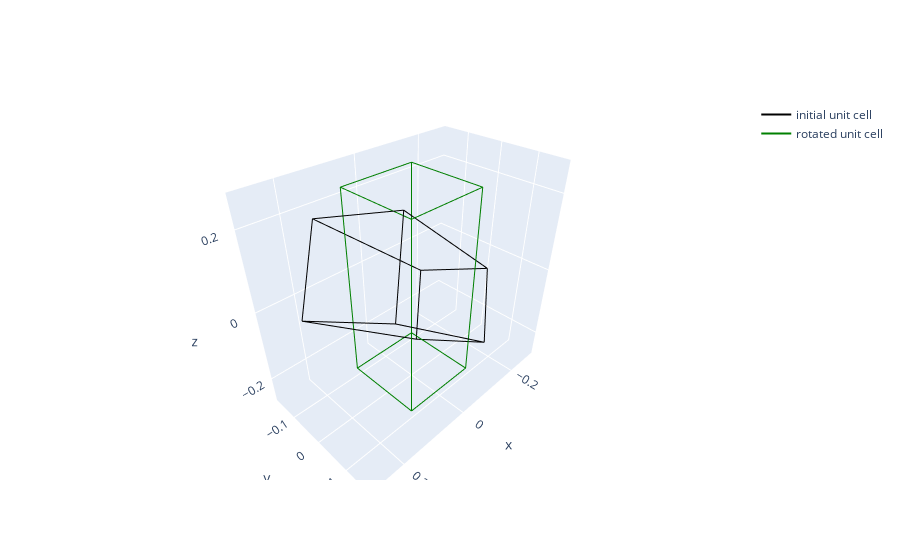

Source (notebook cell):
### Code cell
## create plotly figure

fig=go.Figure()

## Euler angles
phi1=-20.
phi = 50.
phi2= 80.

## dimension and angle of unit cell.
cdim=[0.2,0.2,0.5]
cang=[90,90,90]

## Calculate orientation
g1,g2,g3,g=calc_g(phi1,phi,phi2)
m2v=g.T

## draw unit cell
draw_unit(fig,m2v=m2v,cdim=cdim)
fig.show()

### Figure 1 — Plotly figure (JSON) as saved in the notebook; plotly's stock layout.template omitted (floating-point values rounded to 4 significant figures)
{"data": [{"line": {"color": "black"}, "mode": "lines", "name": "initial unit cell", "type": "scatter3d", "x": [-0.2801, -0.173, null, -0.173, -0.09709, null, -0.09709, -0.2042, null, -0.2042, -0.2801, null, 0.09709, 0.2042, null, 0.2042, 0.2801, null, 0.2801, 0.173, null, 0.173, 0.09709, null, -0.2801, 0.09709, null, -0.173, 0.2042, null, -0.09709, 0.2801, null, -0.2042, 0.173, null], "y": [0.0113, 0.09964, null, 0.09964, -0.07781, null, -0.07781, -0.1662, null, -0.1662, 0.0113, null, 0.07781, 0.1662, null, 0.1662, -0.0113, null, -0.0113, -0.09964, null, -0.09964, 0.07781, null, 0.0113, 0.07781, null, 0.09964, 0.1662, null, -0.07781, -0.0113, null, -0.1662, -0.09964, null], "z": [-0.06251, -0.2065, null, -0.2065, -0.2589, null, -0.2589, -0.1149, null, -0.1149, -0.06251, null, 0.2589, 0.1149, null, 0.1149, 0.06251, null, 0.06251, 0.2065, null, 0.2065, 0.2589, null, -0.06251, 0.2589, null, -0.2065, 0.1149, null, -0.2589, 0.06251, null, -0.1149, 0.2065, null]}, {"line": {"color": "green"}, "mode": "lines", "name": "rotated unit cell", "type": "scatter3d", "x": [-0.1, -0.1, null, -0.1, 0.1, null, 0.1, 0.1, null, 0.1, -0.1, null, -0.1, -0.1, null, -0.1, 0.1, null, 0.1, 0.1, null, 0.1, -0.1, null, -0.1, -0.1, null, -0.1, -0.1, null, 0.1, 0.1, null, 0.1, 0.1, null], "y": [-0.1, 0.1, null, 0.1, 0.1, null, 0.1, -0.1, null, -0.1, -0.1, null, -0.1, 0.1, null, 0.1, 0.1, null, 0.1, -0.1, null, -0.1, -0.1, null, -0.1, -0.1, null, 0.1, 0.1, null, 0.1, 0.1, null, -0.1, -0.1, null], "z": [-0.25, -0.25, null, -0.25, -0.25, null, -0.25, -0.25, null, -0.25, -0.25, null, 0.25, 0.25, null, 0.25, 0.25, null, 0.25, 0.25, null, 0.25, 0.25, null, -0.25, 0.25, null, -0.25, 0.25, null, -0.25, 0.25, null, -0.25, 0.25, null]}], "layout": {"autosize": true, "scene": {"aspectmode": "auto", "aspectratio": {"x": 1.222, "y": 0.7248, "z": 1.129}}}}
